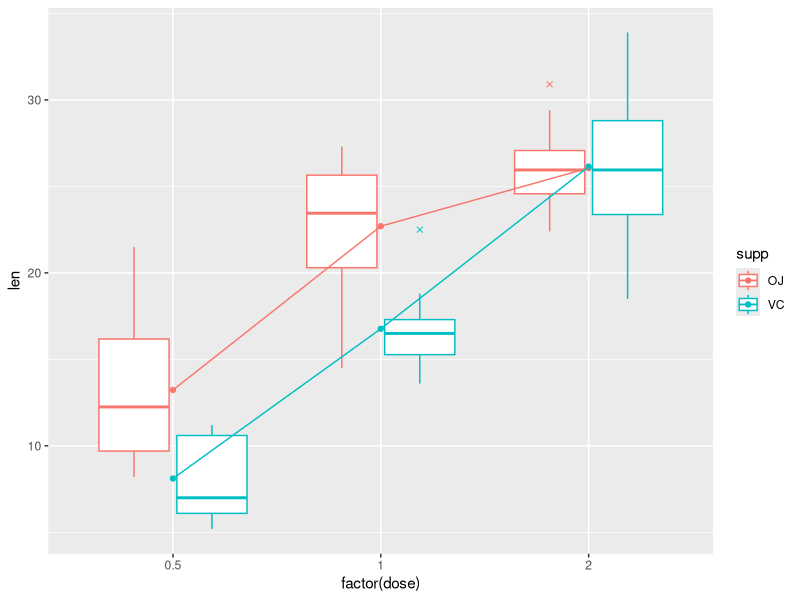

This figure's R source: (Note: this script raises an error after producing the figure.)
## ---- chunk 1
library(ggplot2)
library(doBy)
library(magrittr)
options("digits"=4)
## ---- chunk 2
data(CO2)
CO2 <- within(CO2, {
    Treat <- Treatment
    Treatment <- NULL
    levels(Treat) <- c("nchil", "chil")
    levels(Type)  <- c("Que", "Mis")
})
CO2 <- subset(CO2, Plant %in% c("Qn1", "Qc1", "Mn1", "Mc1"))
dim(CO2)
head(CO2, 4)
## ---- chunk 3
myfun1 <- function(x){c(m=mean(x), s=sd(x))}
summaryBy(cbind(conc, uptake, lu=log(uptake)) ~ Plant, data=CO2, FUN=myfun1)
## same as
## aggregate(cbind(conc, uptake, log(uptake)) ~ Plant, data=CO2, FUN=myfun1)
## ---- chunk 4
summaryBy(. ~ ., data=CO2, FUN=myfun1)
summaryBy(. ~ 1, data=CO2, FUN=myfun1)
## ---- chunk 5
x1 <- orderBy(~ conc - uptake, data=CO2)
head(x1)
## ---- chunk 6
x1 <- splitBy(~ Plant + Type, data=CO2)
x1
## ---- chunk 7
lapply(x1, head, 2)
## ---- chunk 8
x2 <- subsetBy(~ Treat, subset=uptake > quantile(uptake, prob=0.75), data=CO2)
head(x2, 4)
## ---- chunk 9
x3 <- transformBy(~ Treat, data=CO2, 
                 minU=min(uptake), maxU=max(uptake),
                 range=diff(range(uptake)))
head(x3, 4)
## ---- chunk 10
m <- lmBy(uptake ~ conc | Treat, data=CO2)
coef(m)
## ---- chunk 11
lapply(m, function(z) coef(summary(z)))
## ---- chunk 12
data("ToothGrowth")
ToothGrowth <- transform(ToothGrowth, dose = factor(dose))
ToothGrowth <- ToothGrowth[-(1:3), ]
head(ToothGrowth, 4)
## ---- chunk 13
toothInt <- summaryBy(len ~ dose + supp, data=ToothGrowth)
ggplot(ToothGrowth, aes(x = factor(dose), y = len, colour = supp)) +
    geom_boxplot(outlier.shape = 4) +
    geom_point(data = toothInt, aes(y = len.mean)) +
    geom_line(data = toothInt, aes(y = len.mean, group = supp))
## ---- chunk 14
tooth1 <- lm(len ~ dose + supp, data=ToothGrowth)
tooth2 <- lm(len ~ dose * supp, data=ToothGrowth)
anova(tooth1, tooth2)
## ---- chunk 15
L <- matrix(c(1, 0, 0, 0, 
              1, 1, 0, 0,
              1, 0, 1, 0), nrow=3, byrow=T)
## ---- chunk 16
c1 <- linest(tooth1, L)
coef(c1)
confint(c1)
## ---- chunk 17
c1 <- esticon(tooth1, L)
c1
## ---- chunk 18
tooth0 <- update(tooth1, . ~ . - supp)
L0 <- LE_matrix(tooth0, effect="dose")
L0
linest(tooth0, L=L0)
## ---- chunk 19
L1 <- matrix(c(1, 0, 0, 0.5, 
               1, 1, 0, 0.5,
               1, 0, 1, 0.5), nrow=3, byrow=T)
linest(tooth1, L=L1)
## ---- chunk 20
L1 <- LE_matrix(tooth1, effect="dose")
L1
## ---- chunk 21
LSmeans(tooth1, effect="dose")
## ---- chunk 22
LSmeans(tooth2, effect="dose")
## ---- chunk 23
L <- LE_matrix(tooth2, effect="dose")
L
## ---- chunk 24
co2.lm1 <- lm(uptake ~ conc + Type + Treat, data=CO2)
LSmeans(co2.lm1, effect="Treat")
## ---- chunk 25
co2.lm2 <- lm(uptake ~ log.conc + Type + Treat,
             data=transform(CO2, log.conc=log(conc)))
LSmeans(co2.lm2, effect="Treat")
## ---- chunk 26
co2.lm3 <- lm(uptake ~ conc + I(conc^2) + Type + Treat, data=CO2)
LSmeans(co2.lm3, effect="Treat")
## ---- chunk 27
co2.lm4 <- lm(uptake ~ conc + conc2 + Type + Treat, data=
              transform(CO2, conc2=conc^2))
LSmeans(co2.lm4, effect="Treat")
## ---- chunk 28
LSmeans(co2.lm4, effect="Treat", at=list(conc=10, conc2=100))
## ---- chunk 29
tooth.gam <- glm(len ~ dose + supp, family=Gamma, data=ToothGrowth)
### FIXME: Why are they the same???

L <- LE_matrix(tooth.gam, effect="dose")
linest(tooth.gam, L)

LSmeans(tooth.gam, effect="dose", type="link")
LSmeans(tooth.gam, effect="dose", type="response")


z<-coef(LSmeans(tooth.gam, effect="dose", type="link"))

mu <- g$linkinv(z$estimate)

se.mu <- sqrt(abs(g$mu.eta(z$estimate))) * z$std.error

stat.mu <- mu / se.mu

stat.mu

## ---- chunk 30
### FIXME: Verbose
library(lme4)
tooth.mix <- lmer( len ~ dose  + (1|supp), data=ToothGrowth)
LSmeans(tooth.mix, effect="dose")
## ---- chunk 31
LSmeans(tooth.mix, effect="dose", adjust.df=FALSE)
## FIXME: adjust.df skal være NULL istedet
## ---- chunk 32
library(geepack)
tooth.gee <- geeglm(len ~ dose, id=supp, family=Gamma, data=ToothGrowth)
LSmeans(tooth.gee, effect="dose")
LSmeans(tooth.gee, effect="dose", type="response")
## FIXME: type= argumentet virker ikke...
